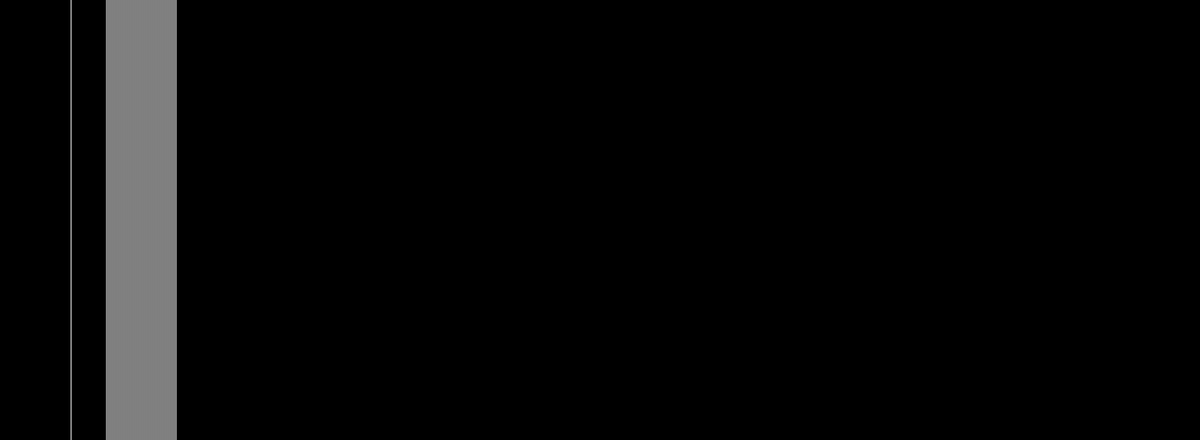
Frame 1 (no input)
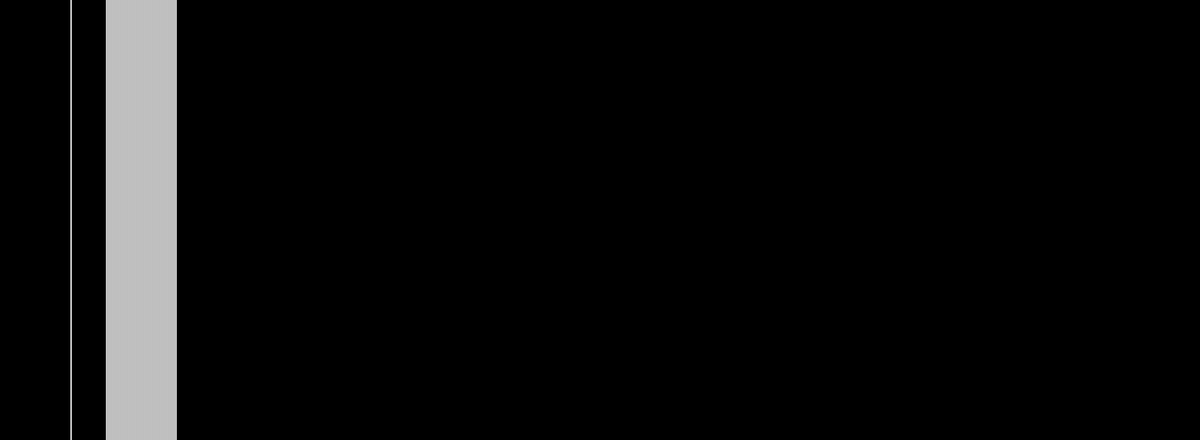
Frame 2 (the mouse pressed at the canvas centre, redrawn once)

The p5.js sketch that drew these frames (run headless with seeded random() and noise() and a simulated clock; the mouse was pressed at the canvas centre and the sketch redrawn once):

// p5.js sketch
// ── sketch.js
let a = 80;

function setup() {
  createCanvas(1350, 495);
  background("white");
  background(0);
  stroke(random(255,255,255));
  noLoop();
}

function draw() {
  line(a, 0, a, height);

  for (let a = 120; a < 200; a += 2){
    line(a,0, a, height);
  }
}
